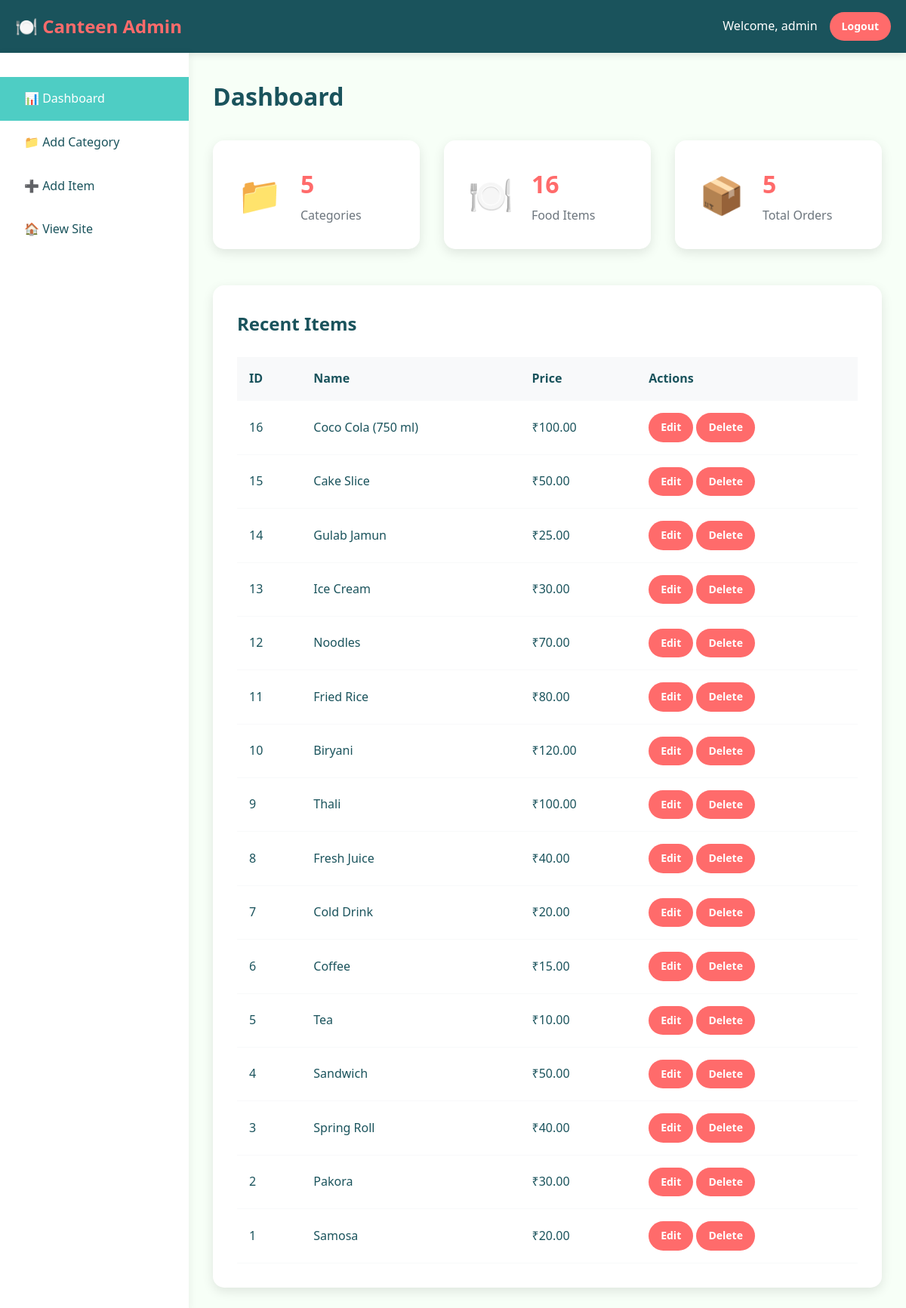
/admin/dashboard (signed in), run on an earlier commit of the app's database.
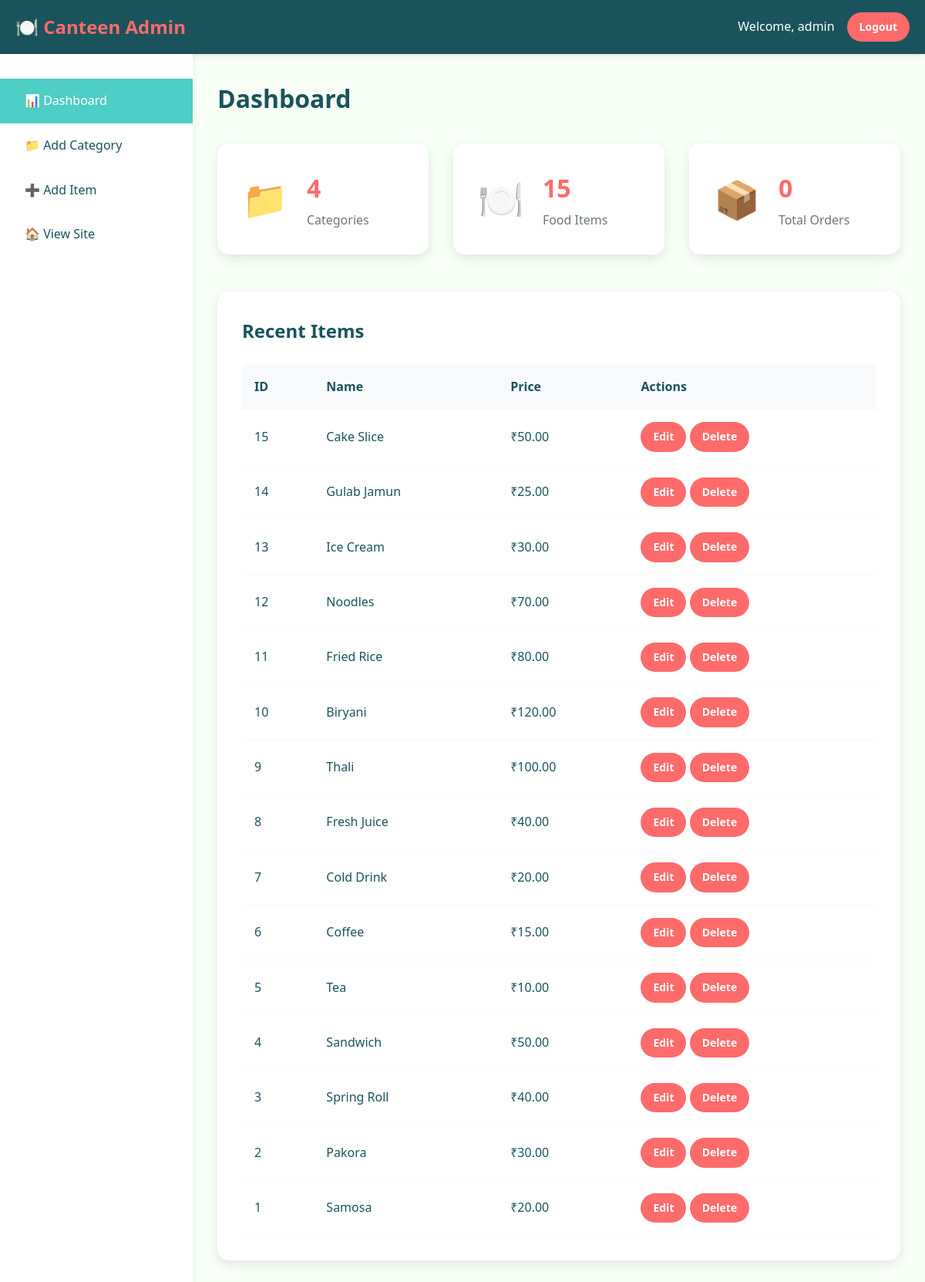
And on a later commit of the database.
### tables this page shows
CREATE TABLE food_item (
            id INTEGER PRIMARY KEY AUTOINCREMENT,
            category_id INTEGER NOT NULL,
            name TEXT NOT NULL,
            price REAL NOT NULL,
            image TEXT,
            FOREIGN KEY (category_id) REFERENCES category(id)
        );

### app.py (the view)
@app.route('/admin/dashboard')
@admin_required
def admin_dashboard():
    conn = get_db()
    cursor = conn.cursor()
    cursor.execute('SELECT COUNT(*) as count FROM category')
    total_categories = cursor.fetchone()['count']
    cursor.execute('SELECT COUNT(*) as count FROM food_item')
    total_items = cursor.fetchone()['count']
    cursor.execute('SELECT COUNT(*) as count FROM orders')
    total_orders = cursor.fetchone()['count']
    cursor.execute('SELECT * FROM food_item ORDER BY id DESC')
    recent_items = cursor.fetchall()
    conn.close()
    return render_template('admin_dashboard.html',
                         total_categories=total_categories,
                         total_items=total_items,
                         total_orders=total_orders,
                         recent_items=recent_items)

### app.py (called while the page is built)
def get_db():
    conn = sqlite3.connect(DATABASE)
    conn.row_factory = sqlite3.Row
    return conn

def admin_required(f):
    @wraps(f)
    def decorated_function(*args, **kwargs):
        if 'admin_logged_in' not in session:
            return redirect(url_for('admin_login'))
        return f(*args, **kwargs)
    return decorated_function

### templates/admin_dashboard.html (shortened to what this page needs)
<!DOCTYPE html>
<html lang="en">
<head>
    <link rel="stylesheet" href="{{ url_for('static', filename='css/style.css') }}">
    <link rel="stylesheet" href="https://cdnjs.cloudflare.com/ajax/libs/animate.css/4.1.1/animate.min.css"/>
</head>
<body>
    <nav class="admin-navbar">
        <div class="container">
            <div class="nav-brand">🍽️ Canteen Admin</div>
            <div class="admin-user">
                <span>Welcome, {{ session.admin_username }}</span>
                <a href="{{ url_for('admin_logout') }}" class="btn btn-small btn-danger">Logout</a>
            </div>
        </div>
    </nav>
    <div class="admin-container">
        <aside class="admin-sidebar animate__animated animate__fadeInLeft">
            <ul class="admin-menu">
                <li><a href="{{ url_for('admin_dashboard') }}" class="active">📊 Dashboard</a></li>
                <li><a href="{{ url_for('add_category') }}">📁 Add Category</a></li>
                <li><a href="{{ url_for('add_item') }}">➕ Add Item</a></li>
                <li><a href="{{ url_for('index') }}">🏠 View Site</a></li>
            </ul>
        </aside>
        <main class="admin-main">
            <div class="admin-header">
                <h1 class="animate__animated animate__fadeInDown">Dashboard</h1>
            </div>
            <div class="stats-grid">
                <div class="stat-card animate__animated animate__fadeInUp" style="animation-delay: 0.1s">
                    <div class="stat-icon">📁</div>
                    <div class="stat-content">
                        <h3>{{ total_categories }}</h3>
                        <p>Categories</p>
                    </div>
                </div>
                <div class="stat-card animate__animated animate__fadeInUp" style="animation-delay: 0.2s">
                    <div class="stat-icon">🍽️</div>
                    <div class="stat-content">
                        <h3>{{ total_items }}</h3>
                        <p>Food Items</p>
                    </div>
                </div>
                <div class="stat-card animate__animated animate__fadeInUp" style="animation-delay: 0.3s">
                    <div class="stat-icon">📦</div>
                    <div class="stat-content">
                        <h3>{{ total_orders }}</h3>
                        <p>Total Orders</p>
                    </div>
                </div>
            </div>
            <div class="admin-section animate__animated animate__fadeInUp">
                <h2>Recent Items</h2>
                <div class="table-container">
                    <table class="admin-table">
                        <thead>
                            <tr>
                                <th>ID</th>
                                <th>Name</th>
                                <th>Price</th>
                                <th>Actions</th>
                            </tr>
                        </thead>
                        <tbody>
                            {% for item in recent_items %}
                            <tr>
                                <td>{{ item.id }}</td>
                                <td>{{ item.name }}</td>
                                <td>₹{{ "%.2f"|format(item.price) }}</td>
                                <td>
                                    <a href="{{ url_for('edit_item', item_id=item.id) }}" class="btn btn-small btn-primary">Edit</a>
                                    <a href="{{ url_for('delete_item', item_id=item.id) }}"
                                       class="btn btn-small btn-danger"
                                       onclick="return confirm('Are you sure you want to delete this item?')">Delete</a>
                                </td>
                            </tr>
                            {% endfor %}
                        </tbody>
                    </table>
                </div>
            </div>
        </main>
    </div>
</body>
</html>

### static/css/style.css (style rules this page uses)
:root { --primary: #ff6b6b; --accent: #4ecdc4; --dark: #1a535c; --background: #f7fff7; --white: #ffffff; --gray: #6c757d; --light-gray: #f8f9fa; --success: #51cf66; --danger: #ff6b6b; }
* { margin: 0; padding: 0; box-sizing: border-box; }
body { font-family: 'Segoe UI', Tahoma, Geneva, Verdana, sans-serif; background: var(--background); color: var(--dark); line-height: 1.6; }
.container { max-width: 1200px; margin: 0 auto; padding: 0 20px; }
.nav-brand { font-size: 1.5rem; font-weight: bold; color: var(--primary); }
.btn { padding: 0.75rem 1.5rem; border: none; border-radius: 50px; font-size: 1rem; font-weight: 600; cursor: pointer; transition: all 0.3s ease; text-decoration: none; display: inline-block; }
.btn-primary { background: var(--primary); color: white; }
.btn-danger { background: var(--danger); color: white; }
.btn-small { padding: 0.5rem 1rem; font-size: 0.875rem; }
.admin-navbar { background: var(--dark); color: white; padding: 1rem 0; box-shadow: 0 2px 10px rgba(0, 0, 0, 0.1); }
.admin-navbar .container { display: flex; justify-content: space-between; align-items: center; }
.admin-user { display: flex; gap: 1rem; align-items: center; }
.admin-user span { color: white; }
.admin-container { display: grid; grid-template-columns: 250px 1fr; min-height: calc(100vh - 60px); }
.admin-sidebar { background: white; padding: 2rem 0; box-shadow: 2px 0 10px rgba(0, 0, 0, 0.05); }
.admin-menu { list-style: none; }
.admin-menu li a { display: block; padding: 1rem 2rem; color: var(--dark); text-decoration: none; transition: all 0.3s ease; }
.admin-menu li a:hover, .admin-menu li a.active { background: var(--accent); color: white; }
.admin-main { padding: 2rem; }
.admin-header h1 { color: var(--dark); margin-bottom: 2rem; }
.stats-grid { display: grid; grid-template-columns: repeat(auto-fit, minmax(250px, 1fr)); gap: 2rem; margin-bottom: 3rem; }
.stat-card { background: white; padding: 2rem; border-radius: 15px; box-shadow: 0 5px 15px rgba(0, 0, 0, 0.1); display: flex; align-items: center; gap: 1.5rem; transition: all 0.3s ease; }
.stat-icon { font-size: 3rem; }
.stat-content h3 { font-size: 2rem; color: var(--primary); margin-bottom: 0.25rem; }
.stat-content p { color: var(--gray); }
.admin-section { background: white; padding: 2rem; border-radius: 15px; box-shadow: 0 5px 15px rgba(0, 0, 0, 0.1); }
.admin-section h2 { margin-bottom: 1.5rem; color: var(--dark); }
.table-container { overflow-x: auto; }
.admin-table { width: 100%; border-collapse: collapse; }
.admin-table th, .admin-table td { padding: 1rem; text-align: left; border-bottom: 1px solid var(--light-gray); }
.admin-table th { background: var(--light-gray); font-weight: 600; color: var(--dark); }

What changed in the data, as far as the page shows it:
removed food_item: id "16", name "Coco Cola (750 ml)", price "100.00"
Also different on the page:
{{ total_categories }}: "5" → "4"
{{ total_items }}: "16" → "15"
{{ total_orders }}: "5" → "0"
